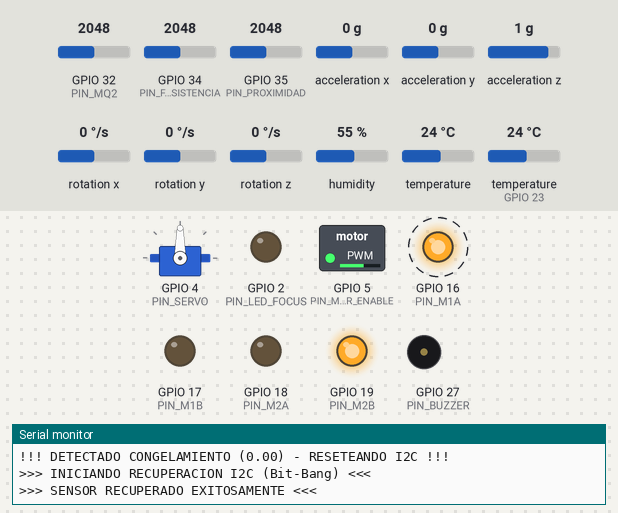
Simulated run of this sketch. Board: ESP32. Parts: servo, switched loads named in the sketch (green lamp = pin HIGH), output pins drawn as LEDs (lit = HIGH), buzzer (waves = sounding, pin HIGH), the last lines printed to the serial monitor. Dashed ring = blinking. Inputs (shaded band) come from the test bench; at power-on: GPIO 35 (PIN_PROXIMIDAD) = 2048, acceleration x 0 g, humidity 55 %, GPIO 34 (PIN_FOTORESISTENCIA) = 2048, GPIO 32 (PIN_MQ2) = 2048, acceleration y 0 g, acceleration z 1 g, rotation x 0 °/s, rotation y 0 °/s, rotation z 0 °/s, temperature 24 °C, temperature (sensor on GPIO 23) 24 °C. WiFi joins after 1.5 s; servers stay silent unless stated; no MQTT or app messages arrive unless stated; pins used as bus, display or sensor lines are not drawn.

Above: at 2.7 s.
2.8 s: GPIO 35 (PIN_PROXIMIDAD) set to 695
7.1 s: GPIO 35 (PIN_PROXIMIDAD) set to 585
At 7.6 s:
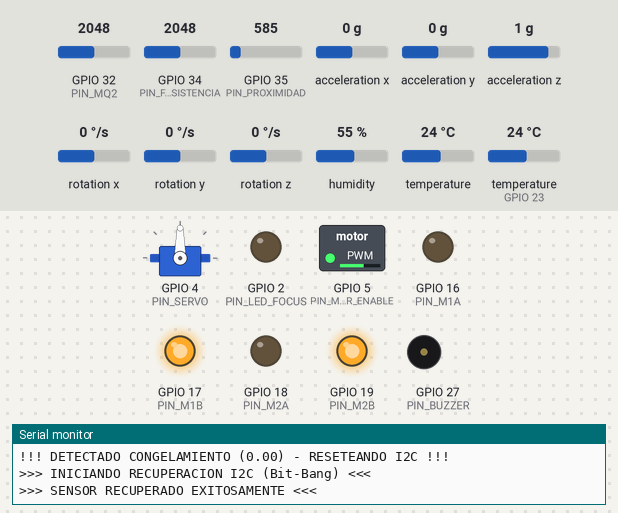
8.7 s: acceleration x set to -1.4 g
At 9.7 s:
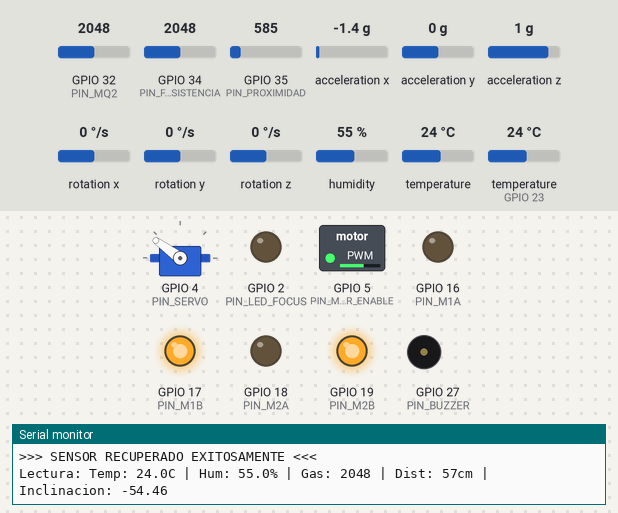
10.2 s: humidity set to 79 %
13.2 s: humidity set to 82 %
At 14.7 s:
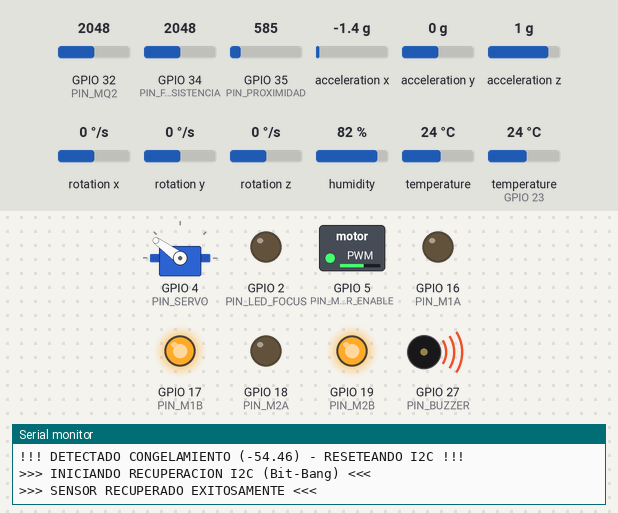
15.5 s: GPIO 34 (PIN_FOTORESISTENCIA) set to 765
17.0 s: GPIO 34 (PIN_FOTORESISTENCIA) set to 645
At 18.0 s:
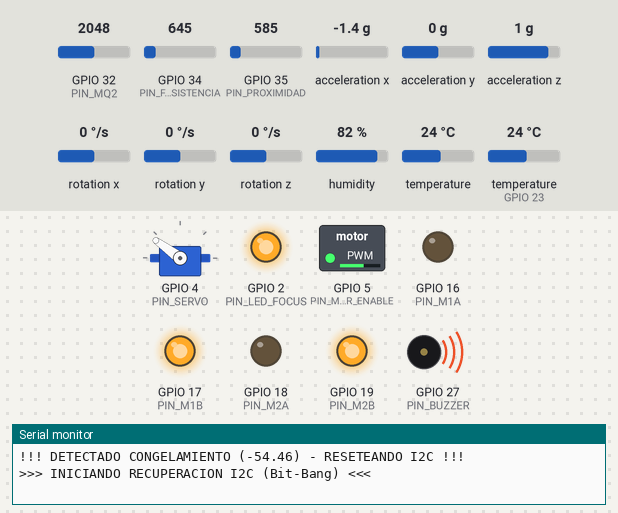
Timing chart, 0 to 19.5 s (numbered marks = the images above; inputs shaded):
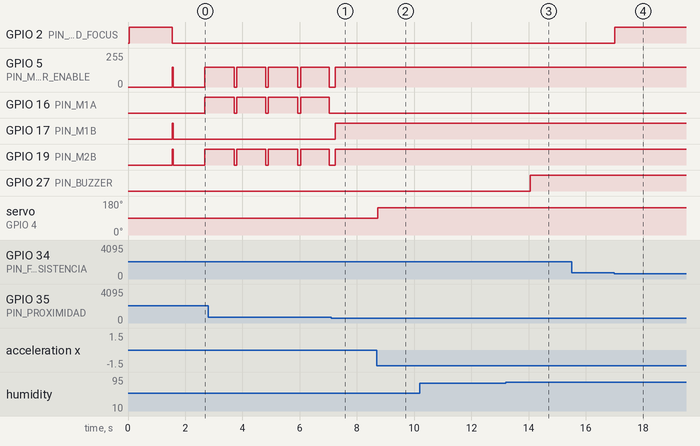

The sketch:

IET400_V3.ino
```cpp
#include <DHT.h>
#include <WiFi.h>
#include <PubSubClient.h>
#include <freertos/FreeRTOS.h>
#include <freertos/task.h>
#include <ESP32Servo.h>
#include "driver/ledc.h"

#include <Adafruit_MPU6050.h>
#include <Adafruit_Sensor.h>
#include <Wire.h>
#include <math.h>

#define AIO_SERVER     "io.adafruit.com"
#define AIO_SERVERPORT 1883
#define AIO_USERNAME   "AlonsoLohe"
#define AIO_KEY        "ADAFRUIT_IO_KEY_HERE"

#define TOPIC_TEMP "AlonsoLohe/feeds/temperatura"
#define TOPIC_HUM  "AlonsoLohe/feeds/humedad"
#define TOPIC_MQ2  "AlonsoLohe/feeds/gas"

const char* ssid = "upaep wifi";
const char* password = "";

WiFiClient espClient;
PubSubClient client(espClient);

const int PIN_FOTORESISTENCIA = 34;
const int PIN_PROXIMIDAD = 35;
const int PIN_MQ2 = 32;

const int PIN_DHT11 = 23;
#define DHTTYPE DHT11
DHT dht(PIN_DHT11, DHTTYPE);

const int PIN_LED_FOCUS = 2;

const int PIN_BUZZER = 27;

const int PIN_M1A = 16;
const int PIN_M1B = 17;
const int PIN_M2A = 18;
const int PIN_M2B = 19;

const int PIN_MOTOR_ENABLE = 5;

const int PIN_SERVO = 4;
Servo miServo;

Adafruit_MPU6050 mpu;

const int PWM_FREQUENCY = 5000;
const ledc_timer_bit_t PWM_RESOLUTION = LEDC_TIMER_10_BIT;
const int MAX_DUTY = 1023;

const ledc_timer_t LEDC_TIMER = LEDC_TIMER_0;
const ledc_mode_t LEDC_MODE = LEDC_LOW_SPEED_MODE;
#define MOTOR_ENABLE_CHANNEL LEDC_CHANNEL_0

const int VELOCIDAD_DUTY_CYCLE_MOTORES = 600;

volatile int distanciaCM = 0;
volatile int valorFotorresistencia = 0;
volatile int umbralLuzBajo = 700;

volatile float dhtTemp = 0.0;
volatile float dhtHum = 0.0;
volatile int mq2Value = 0;

volatile float anguloInclinacion = 0.0;

enum MotorState { FORWARD, STOP_INIT, STOPPED, TURNING };
MotorState currentState = FORWARD;
long stopTime = 0;

void recuperarI2C() {
    Serial.println(">>> INICIANDO RECUPERACION I2C (Bit-Bang) <<<");

    Wire.end();

    pinMode(22, OUTPUT); // SCL
    pinMode(21, INPUT);  // SDA

    for(int i = 0; i < 9; i++) {
        digitalWrite(22, HIGH);
        delayMicroseconds(10);
        digitalWrite(22, LOW);
        delayMicroseconds(10);
    }

    digitalWrite(22, HIGH);
    delayMicroseconds(10);

    Wire.begin(21, 22);
    delay(50);

    if (mpu.begin(0x68)) {
        mpu.setAccelerometerRange(MPU6050_RANGE_8_G);
        mpu.setFilterBandwidth(MPU6050_BAND_21_HZ);
        Serial.println(">>> SENSOR RECUPERADO EXITOSAMENTE <<<");
    } else {
        Serial.println(">>> FALLO RECUPERACION - CHECK CABLES <<<");
    }
}

void wifiConnect() {
    Serial.print("\nConectando a WiFi...");
    WiFi.begin(ssid, password);
    // Timeout para no bloquear el arranque si no hay wifi
    int intentos = 0;
    while (WiFi.status() != WL_CONNECTED && intentos < 20) {
        vTaskDelay(pdMS_TO_TICKS(500));
        Serial.print(".");
        intentos++;
    }
    if(WiFi.status() == WL_CONNECTED){
        Serial.println("\nWiFi Conectado!");
        Serial.print("Direccion IP: ");
        Serial.println(WiFi.localIP());
    } else {
        Serial.println("\nFallo conexion WiFi (Continuando Offline)");
    }
}

void mqttReconnect() {
    // Solo intentar si hay WiFi
    if(WiFi.status() != WL_CONNECTED) return;

    // Un solo intento para no bloquear las tareas RTOS
    if (!client.connected()) {
        Serial.print("MQTT...");
        if (client.connect("ESP32Client", AIO_USERNAME, AIO_KEY)) {
            Serial.println("OK");
        } else {
            Serial.print("Fail rc=");
            Serial.println(client.state());
        }
    }
}

static inline void setMotorSpeed(int duty) {
    duty = constrain(duty, 0, MAX_DUTY);
    ledc_set_duty(LEDC_MODE, MOTOR_ENABLE_CHANNEL, duty);
    ledc_update_duty(LEDC_MODE, MOTOR_ENABLE_CHANNEL);
}

static void setupPWM() {
    ledc_timer_config_t timer = {};
    timer.speed_mode = LEDC_MODE;
    timer.timer_num = LEDC_TIMER;
    timer.duty_resolution = PWM_RESOLUTION;
    timer.freq_hz = PWM_FREQUENCY;
    timer.clk_cfg = LEDC_AUTO_CLK;
    ledc_timer_config(&timer);

    ledc_channel_config_t c = {};
    c.gpio_num = (gpio_num_t)PIN_MOTOR_ENABLE;
    c.speed_mode = LEDC_MODE;
    c.channel = MOTOR_ENABLE_CHANNEL;
    c.intr_type = LEDC_INTR_DISABLE;
    c.timer_sel = LEDC_TIMER;
    c.duty = 0;
    c.hpoint = 0;
    ledc_channel_config(&c);
}

void setMotorAction(int m1a, int m1b, int m2a, int m2b, int enable_duty_cycle, const char* action) {
    digitalWrite(PIN_M1A, m1a);
    digitalWrite(PIN_M1B, m1b);
    digitalWrite(PIN_M2A, m2a);
    digitalWrite(PIN_M2B, m2b);
    setMotorSpeed(enable_duty_cycle);
}

void moveForward() {
    setMotorAction(0, 1, 0, 1, VELOCIDAD_DUTY_CYCLE_MOTORES, "ADELANTE");
}
void stopMotors() {
    setMotorAction(0, 0, 0, 0, 0, "DETENIDO");
}
void turnAround() {
    setMotorAction(1, 0, 0, 1, VELOCIDAD_DUTY_CYCLE_MOTORES, "VUELTA");
}

int adcToDistance(int adcValue) {
    if (adcValue < 100) return 80;
    float voltage = (float)adcValue * (3.3 / 4095.0);
    if (voltage < 0.3) return 80;
    if (voltage > 3.0) return 5;
    return (int)(20.76 / (voltage - 0.11));
}

void TaskMotorControl(void *parameter) {
    const int UMBRAL_DISTANCIA_CM = 50;
    const TickType_t DELAY_MOTOR_MS = pdMS_TO_TICKS(100);
    const int TIEMPO_ESPERA_STOP_MS = 1000;
    const int TIEMPO_GIRO_MS = 1000;
    for (;;) {
        int adcProximidad = analogRead(PIN_PROXIMIDAD);
        distanciaCM = adcToDistance(adcProximidad);
        switch (currentState) {
            case FORWARD:
                if (distanciaCM < UMBRAL_DISTANCIA_CM) {
                    stopMotors();
                    currentState = STOP_INIT;
                    stopTime = millis();
                } else {
                    moveForward();
                }
                break;
            case STOP_INIT:
                if (millis() - stopTime >= TIEMPO_ESPERA_STOP_MS)
                    currentState = STOPPED;
                if (distanciaCM >= UMBRAL_DISTANCIA_CM)
                    currentState = FORWARD;
                break;
            case STOPPED:
                stopMotors();
                if (distanciaCM < UMBRAL_DISTANCIA_CM) {
                    turnAround();
                    currentState = TURNING;
                    stopTime = millis();
                } else {
                    currentState = FORWARD;
                }
                break;
            case TURNING:
                if (millis() - stopTime >= TIEMPO_GIRO_MS) {
                    stopMotors();
                    currentState = STOPPED;
                }
                break;
        }
        vTaskDelay(DELAY_MOTOR_MS);
    }
}

void TaskLightSensor(void *parameter) {
    const TickType_t DELAY_LIGHT_MS = pdMS_TO_TICKS(50);
    for (;;) {
        valorFotorresistencia = analogRead(PIN_FOTORESISTENCIA);
        digitalWrite(PIN_LED_FOCUS, valorFotorresistencia > umbralLuzBajo ? LOW : HIGH);
        vTaskDelay(DELAY_LIGHT_MS);
    }
}

void TaskRoutineSensors(void *parameter) {
    const TickType_t DELAY_ROUTINE_SEC = pdMS_TO_TICKS(2000);
    dht.begin();
    for (;;) {
        float h = dht.readHumidity();
        float t = dht.readTemperature();
        int mq2 = analogRead(PIN_MQ2);

        if (!isnan(h) && !isnan(t)) {
            dhtHum = h;
            dhtTemp = t;
        }
        mq2Value = mq2;
        Serial.printf("Lectura: Temp: %.1fC | Hum: %.1f%% | Gas: %d | Dist: %dcm | Inclinacion: %.2f\n",
                      dhtTemp, dhtHum, mq2Value, distanciaCM, anguloInclinacion);

        vTaskDelay(DELAY_ROUTINE_SEC);
    }
}

void TaskAlarmControl(void *parameter) {
    const TickType_t DELAY_ALARM_MS = pdMS_TO_TICKS(500);
    for (;;) {
        bool alarmOn =
            (dhtTemp > 40.0) ||
            (dhtHum > 80.0) ||
            (mq2Value > 3000);

        if (alarmOn) {
            digitalWrite(PIN_BUZZER, HIGH);
        } else {
            digitalWrite(PIN_BUZZER, LOW);
        }
        vTaskDelay(DELAY_ALARM_MS);
    }
}

void TaskMqttPublisher(void *parameter) {
    const TickType_t DELAY_PUBLISH_SEC = pdMS_TO_TICKS(30000);

    for (;;) {
        if (WiFi.status() == WL_CONNECTED) {
            if (!client.connected()) mqttReconnect();
            if (client.connected()) {
                client.loop();
                client.publish(TOPIC_TEMP, String(dhtTemp, 1).c_str());
                client.publish(TOPIC_HUM, String(dhtHum, 1).c_str());
                client.publish(TOPIC_MQ2, String(mq2Value).c_str());
            }
        }
        vTaskDelay(DELAY_PUBLISH_SEC);
    }
}
void TaskServoControl(void *parameter) {
    const TickType_t DELAY_SERVO_MS = pdMS_TO_TICKS(40);
    float lastAnguloX = 0;
    int frozenCounter = 0;
    const int MAX_FROZEN_LOOPS = 15;
    for (;;) {
        sensors_event_t a, g, temp;
        if (mpu.getEvent(&a, &g, &temp)) {
            float accX = a.acceleration.x;
            float accY = a.acceleration.y;
            float accZ = a.acceleration.z;
            float anguloX = atan(accX / sqrt(pow(accY, 2) + pow(accZ, 2))) * 180 / PI;
            anguloInclinacion = anguloX;
            if (abs(anguloX - lastAnguloX) < 0.01) {
                frozenCounter++;
            } else {
                frozenCounter = 0;
                lastAnguloX = anguloX;
            }
            if (frozenCounter > MAX_FROZEN_LOOPS) {
                Serial.printf("!!! DETECTADO CONGELAMIENTO (%.2f) - RESETEANDO I2C !!!\n", anguloX);
                recuperarI2C();
                frozenCounter = 0;
                lastAnguloX = 0;
            }
            int servoPos = map((int)anguloX, -90, 90, 180, 0);
            servoPos = constrain(servoPos, 0, 180);
            miServo.write(servoPos);
        } else {
            if(!mpu.begin(0x68)) {
            }
            vTaskDelay(pdMS_TO_TICKS(500));
        }

        vTaskDelay(DELAY_SERVO_MS);
    }
}
void setup() {
    Serial.begin(115200);
    recuperarI2C();
    ESP32PWM::allocateTimer(0);
    ESP32PWM::allocateTimer(1);
    ESP32PWM::allocateTimer(2);
    ESP32PWM::allocateTimer(3);
    pinMode(PIN_M1A, OUTPUT);
    pinMode(PIN_M1B, OUTPUT);
    pinMode(PIN_M2A, OUTPUT);
    pinMode(PIN_M2B, OUTPUT);
    stopMotors();
    pinMode(PIN_LED_FOCUS, OUTPUT);
    digitalWrite(PIN_LED_FOCUS, HIGH);
    pinMode(PIN_BUZZER, OUTPUT);
    digitalWrite(PIN_BUZZER, LOW);
    miServo.setPeriodHertz(50);
    miServo.attach(PIN_SERVO, 500, 2400);
    setupPWM();
    wifiConnect();
    client.setServer(AIO_SERVER, AIO_SERVERPORT);
    xTaskCreate(TaskAlarmControl,     "AlarmControl",     2048, NULL, 5, NULL);
    xTaskCreate(TaskMqttPublisher,    "MqttPublisher",    8192, NULL, 4, NULL);
    xTaskCreate(TaskMotorControl,     "MotorControl",     4096, NULL, 3, NULL);
    xTaskCreate(TaskLightSensor,      "LightSensor",      2048, NULL, 2, NULL);
    xTaskCreate(TaskServoControl,     "ServoControl",     4096, NULL, 2, NULL);
    xTaskCreate(TaskRoutineSensors,   "RoutineSensors",   4096, NULL, 1, NULL);
    moveForward();
    currentState = FORWARD;
}

void loop() {
    vTaskDelete(NULL);
}
```

Measured:
- the behaviour switches between 652 and 651 on GPIO 35 (PIN_PROXIMIDAD) (found by bisection; images 0 and 1)
- the behaviour switches between 80 and 81 % on humidity (found by bisection; images 2 and 3)
- the behaviour switches between 701 and 700 on GPIO 34 (PIN_FOTORESISTENCIA) (found by bisection; images 3 and 4)
- after the input at 7.1 s, GPIO 16 (PIN_M1A): stays LOW (without the input it goes to HIGH after 0.03 s); GPIO 17 (PIN_M1B): LOW → HIGH after 0.13 s
- after the input at 8.7 s, servo on GPIO 4 (PIN_SERVO): 90° → 144° at once
- after the input at 13.2 s, GPIO 27 (PIN_BUZZER): LOW → HIGH after 0.85 s
- after the input at 17.0 s, GPIO 2 (PIN_LED_FOCUS): LOW → HIGH at once
- by itself, GPIO 5 (PIN_MOTOR_ENABLE): alternates 149/255 for 1.0 s and 0/255 for 0.10 s
